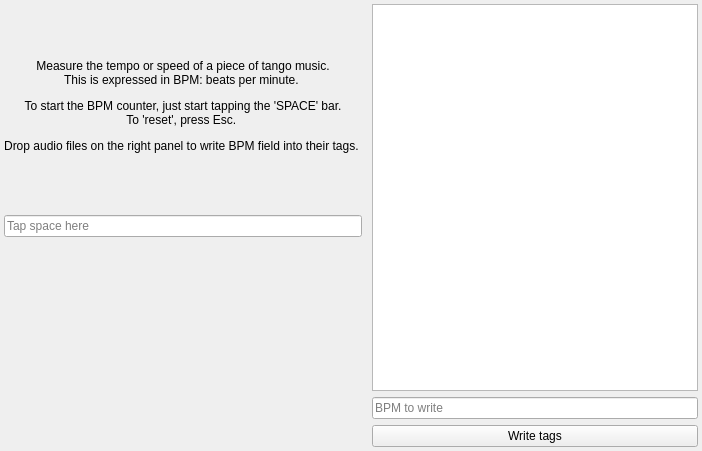
<?xml version="1.0" encoding="UTF-8"?>
<ui version="4.0">
 <class>BeatCounter</class>
 <widget class="QWidget" name="BeatCounter">
  <property name="geometry">
   <rect>
    <x>0</x>
    <y>0</y>
    <width>702</width>
    <height>451</height>
   </rect>
  </property>
  <property name="windowTitle">
   <string>BeatCounter</string>
  </property>
   <layout class="QHBoxLayout" name="hLayout">
    <property name="margin">
     <number>2</number>
    </property>
    <item>
     <layout class="QVBoxLayout" name="bpmLayout">
      <property name="margin">
       <number>2</number>
      </property>
      <item>
       <widget class="QLabel" name="label">
        <property name="text">
         <string>&lt;html&gt;&lt;head/&gt;&lt;body&gt;&lt;p&gt;Measure the tempo or speed of a piece of tango music.&lt;br&gt;
This is expressed in BPM: beats per minute.
&lt;/p&gt;&lt;p&gt;
To start the BPM counter, just start tapping the 'SPACE' bar.&lt;br&gt;
To 'reset', press Esc.
&lt;/p&gt;&lt;p&gt;
Drop audio files on the right panel to write BPM field into their tags.
&lt;/p&gt;
&lt;/body&gt;&lt;/html&gt;</string>
        </property>
        <property name="alignment">
         <set>Qt::AlignCenter</set>
        </property>
       </widget>
      </item>
      <item>
       <widget class="QLineEdit" name="bpmTyper">
        <property name="placeholderText">
         <string>Tap space here</string>
        </property>
       </widget>
      </item>
      <item>
       <widget class="QLabel" name="results">
        <property name="text">
         <string/>
        </property>
       </widget>
      </item>
     </layout>
    </item>
    <item>
     <layout class="QVBoxLayout" name="lyrFileLayout">
      <property name="margin">
       <number>2</number>
      </property>
      <item>
       <widget class="QTreeView" name="filesToWrite">
        <property name="rootIsDecorated">
         <bool>false</bool>
        </property>
        <property name="itemsExpandable">
         <bool>false</bool>
        </property>
        <attribute name="headerVisible">
         <bool>false</bool>
        </attribute>
       </widget>
      </item>
      <item>
       <widget class="QLineEdit" name="bpmToWrite">
        <property name="placeholderText">
         <string>BPM to write</string>
        </property>
       </widget>
      </item>
      <item>
       <widget class="QPushButton" name="write">
        <property name="text">
         <string>Write tags</string>
        </property>
       </widget>
      </item>
     </layout>
    </item>
   </layout>
  </widget>
 <layoutdefault spacing="6" margin="11"/>
 <resources/>
 <connections/>
</ui>
